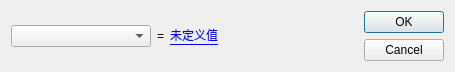
<?xml version="1.0" encoding="UTF-8"?>
<ui version="4.0">
 <class>DlgSetVariable</class>
 <widget class="QDialog" name="DlgSetVariable">
  <property name="geometry">
   <rect>
    <x>0</x>
    <y>0</y>
    <width>455</width>
    <height>70</height>
   </rect>
  </property>
  <property name="windowTitle">
   <string>Set Value</string>
  </property>
  <layout class="QHBoxLayout" name="horizontalLayout_2">
   <item>
    <layout class="QHBoxLayout" name="horizontalLayout">
     <item>
      <widget class="QComboBox" name="comboBox">
       <property name="sizePolicy">
        <sizepolicy hsizetype="Expanding" vsizetype="Fixed">
         <horstretch>0</horstretch>
         <verstretch>0</verstretch>
        </sizepolicy>
       </property>
      </widget>
     </item>
     <item>
      <widget class="QLabel" name="label">
       <property name="sizePolicy">
        <sizepolicy hsizetype="Fixed" vsizetype="Preferred">
         <horstretch>0</horstretch>
         <verstretch>0</verstretch>
        </sizepolicy>
       </property>
       <property name="text">
        <string>=</string>
       </property>
      </widget>
     </item>
     <item>
      <widget class="QPushButton" name="pushButton">
       <property name="sizePolicy">
        <sizepolicy hsizetype="Minimum" vsizetype="Fixed">
         <horstretch>0</horstretch>
         <verstretch>0</verstretch>
        </sizepolicy>
       </property>
       <property name="layoutDirection">
        <enum>Qt::LeftToRight</enum>
       </property>
       <property name="styleSheet">
        <string notr="true">background-color:transparent;
color:blue;
border:none;
border-bottom:1px solid blue;
text-align: left;</string>
       </property>
       <property name="text">
        <string>未定义值</string>
       </property>
      </widget>
     </item>
     <item>
      <spacer name="horizontalSpacer">
       <property name="orientation">
        <enum>Qt::Horizontal</enum>
       </property>
       <property name="sizeType">
        <enum>QSizePolicy::Expanding</enum>
       </property>
       <property name="sizeHint" stdset="0">
        <size>
         <width>40</width>
         <height>20</height>
        </size>
       </property>
      </spacer>
     </item>
    </layout>
   </item>
   <item>
    <widget class="QDialogButtonBox" name="buttonBox">
     <property name="orientation">
      <enum>Qt::Vertical</enum>
     </property>
     <property name="standardButtons">
      <set>QDialogButtonBox::Cancel|QDialogButtonBox::Ok</set>
     </property>
    </widget>
   </item>
  </layout>
 </widget>
 <resources/>
 <connections>
  <connection>
   <sender>buttonBox</sender>
   <signal>accepted()</signal>
   <receiver>DlgSetVariable</receiver>
   <slot>accept()</slot>
   <hints>
    <hint type="sourcelabel">
     <x>248</x>
     <y>254</y>
    </hint>
    <hint type="destinationlabel">
     <x>157</x>
     <y>274</y>
    </hint>
   </hints>
  </connection>
  <connection>
   <sender>buttonBox</sender>
   <signal>rejected()</signal>
   <receiver>DlgSetVariable</receiver>
   <slot>reject()</slot>
   <hints>
    <hint type="sourcelabel">
     <x>316</x>
     <y>260</y>
    </hint>
    <hint type="destinationlabel">
     <x>286</x>
     <y>274</y>
    </hint>
   </hints>
  </connection>
 </connections>
</ui>
